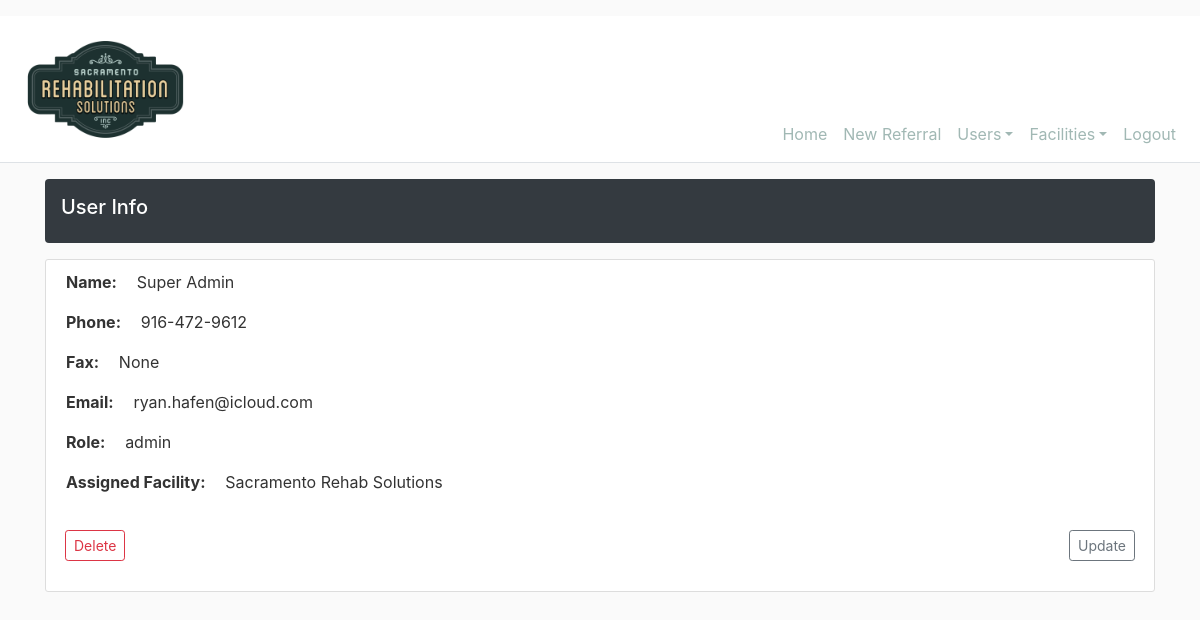
Before: /user/1 (signed in) with the older database file.
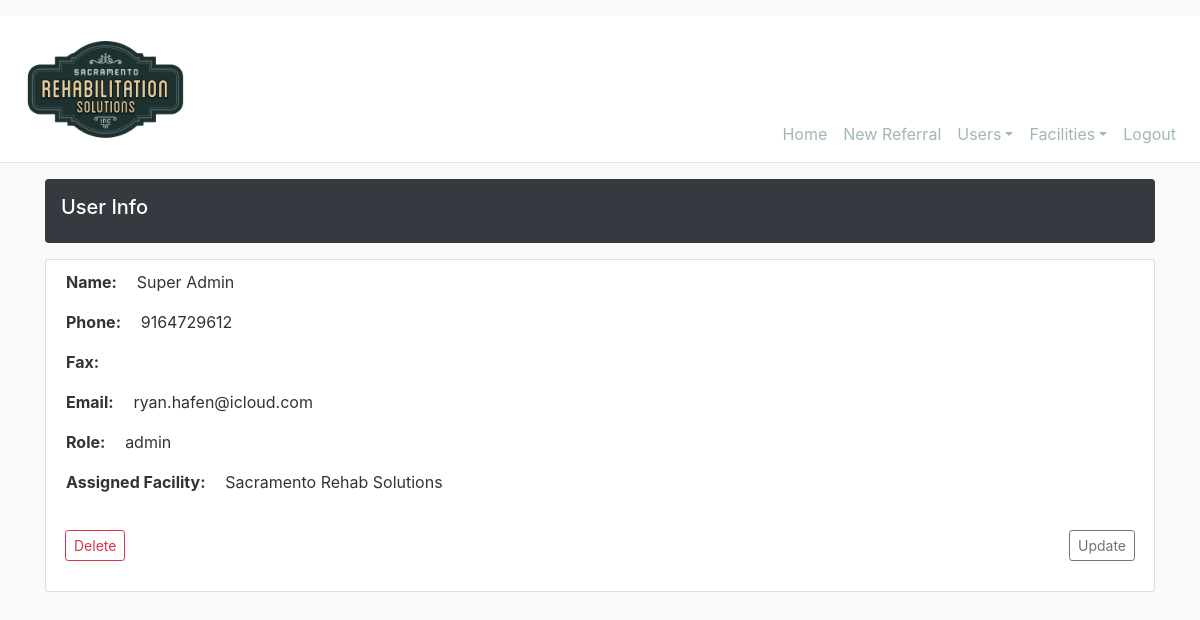
After: the same page with the newer database file.
### srs_intake/models.py (models this page shows, shortened)
class User(db.Model, UserMixin):
    id = db.Column(db.Integer, primary_key=True, autoincrement=True)
    firstname = db.Column(db.String(20), nullable=True)
    lastname = db.Column(db.String(20), nullable=True)
    email = db.Column(db.String(120), unique=True, nullable=True)
    phone = db.Column(db.String(20), nullable=True)
    fax = db.Column(db.String(20), nullable=True)
    role = db.Column(db.String(20), nullable=True)
    password = db.Column(db.String(60), nullable=True)
    facility_id = db.Column(db.Integer, db.ForeignKey('facility.id'))

### srs_intake/users/routes.py (the view)
@users.route("/user/<int:user_id>")
@fresh_login_required
def user(user_id):
    user = User.query.get_or_404(user_id)
    return render_template('users/user.html', title="User Info", user=user)

### srs_intake/models.py (called while the page is built)
@login_manager.user_loader
def load_user(user_id):
    return User.query.get(int(user_id))

### srs_intake/templates/users/user.html (shortened to what this page needs)
{% extends "layout.html" %}
{% block content %}
    <div class="d-flex align-items-center p-3 my-3 text-white bg-dark rounded shadow-sm">
        <div class="lh-100">
            <h5 class="lh-100">
                {{ title }}
            </h5>
        </div>
    </div>
    <div class="row">
        <div class="col-md-12">
            <div class="content-section">
                <div class="form-group">
                    <div class="form-row">
                        <div class="form-group col-md-6">
                            <span class="font-weight-bold pr-3">Name: </span>{{ user.firstname }} {{ user.lastname }}
                        </div>
                    </div>
                    <div class="form-row">
                        <div class="form-group col-md-4">
                            <span class="font-weight-bold pr-3">Phone: </span>{{ user.phone }}
                        </div>
                    </div>
                    <div class="form-row">
                        <div class="form-group col-md-4">
                            <span class="font-weight-bold pr-3">Fax: </span>{{ user.fax }}
                        </div>
                    </div>
                    <div class="form-row">
                        <div class="form-group col-md-6">
                            <span class="font-weight-bold pr-3">Email: </span>{{ user.email }}
                        </div>
                    </div>
                    <div class="form-row">
                        <div class="form-group col-md-6">
                            <span class="font-weight-bold pr-3">Role: </span>{{ user.role }}
                        </div>
                    </div>
                    <div class="form-row">
                        <div class="form-group col-md-6">
                            <span class="font-weight-bold pr-3">Assigned Facility: </span>{{ user.facility_user.name }}
                        </div>
                    </div>
                </div>
                <div class="form-row d-flex justify-content-between">
                    <div class="form-group d-flex justify-content-start">
                        <button type="button" class="btn btn-outline-danger btn-sm m-1" data-toggle="modal" data-target="#deleteModal">Delete</button>
                    </div>
                    <div class="form-group d-flex justify-content-end">
                        <a class="btn btn-outline-secondary btn-sm m-1" href="{{ url_for('users.update_user',user_id=user.id) }}">Update</a>
                    </div>
                </div>
            </div>
        </div>
    </div>
{% endblock content %}

Changed rows visible on the page:
changed User "Super": phone "916-472-9612" → "9164729612"; fax "None" → (not shown)
